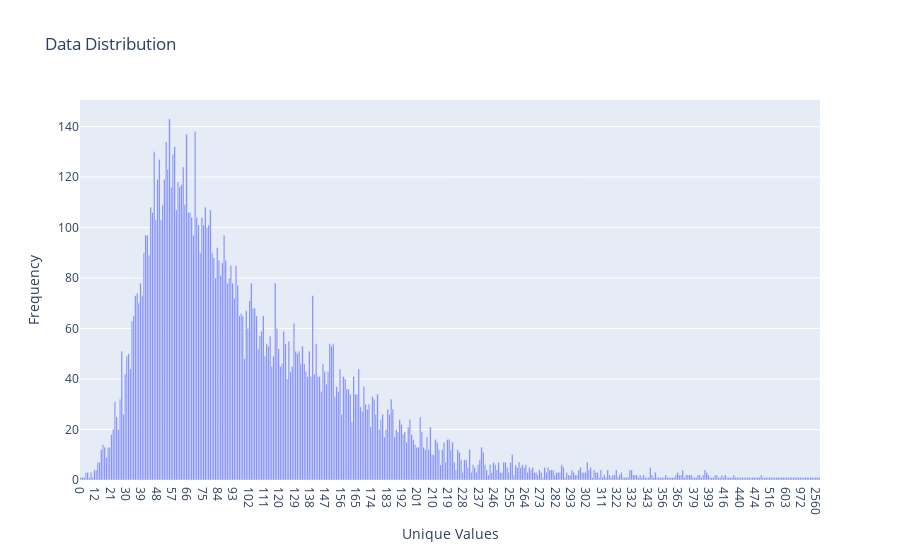

This figure's notebook cell:
### Code cell
plot_data_distribution(y)

### Figure 1 — Plotly figure (JSON) as saved in the notebook; plotly's stock layout.template omitted (floating-point values rounded to 4 significant figures; data arrays with more than 128 entries replaced by an {"elided": "..."} marker saying what was removed)
{"data": [{"type": "bar", "x": {"elided": "434 int values"}, "y": {"elided": "434 int values"}}], "layout": {"title": {"text": "Data Distribution"}, "xaxis": {"title": {"text": "Unique Values"}, "type": "category"}, "yaxis": {"title": {"text": "Frequency"}}}}
